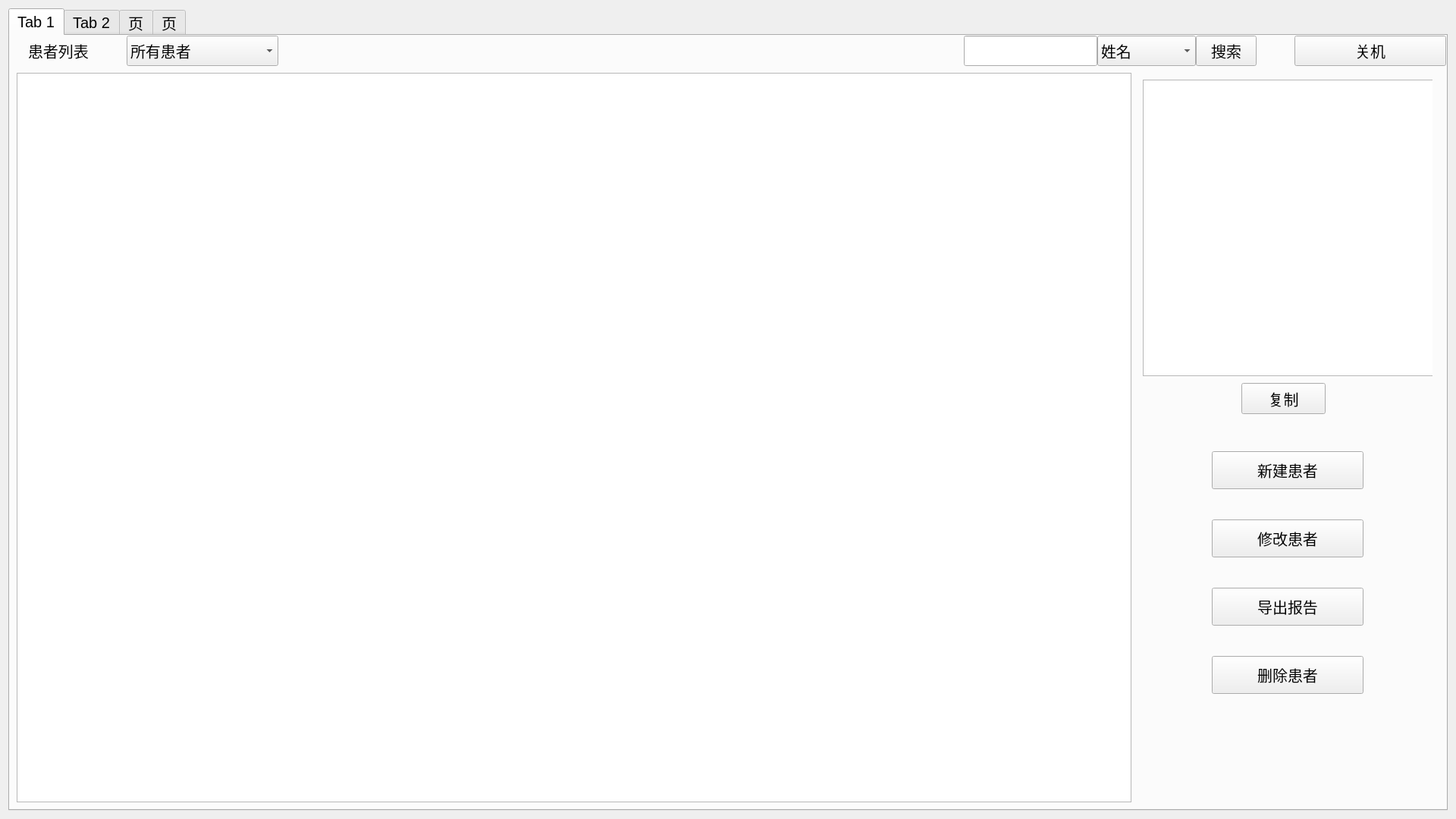
<?xml version="1.0" encoding="UTF-8"?>
<ui version="4.0">
 <class>JPACS</class>
 <widget class="qMRMLWidget" name="JPACS">
  <property name="geometry">
   <rect>
    <x>0</x>
    <y>0</y>
    <width>1920</width>
    <height>1080</height>
   </rect>
  </property>
  <property name="styleSheet">
   <string notr="true">font:20px;</string>
  </property>
  <layout class="QVBoxLayout" name="verticalLayout">
   <property name="spacing">
    <number>24</number>
   </property>
   <item>
    <widget class="QTabWidget" name="tabWidget">
     <property name="currentIndex">
      <number>0</number>
     </property>
     <widget class="QWidget" name="tab">
      <attribute name="title">
       <string>Tab 1</string>
      </attribute>
      <layout class="QVBoxLayout" name="verticalLayout_2">
       <property name="spacing">
        <number>0</number>
       </property>
       <property name="leftMargin">
        <number>0</number>
       </property>
       <property name="topMargin">
        <number>0</number>
       </property>
       <property name="rightMargin">
        <number>0</number>
       </property>
       <property name="bottomMargin">
        <number>0</number>
       </property>
       <item>
        <layout class="QHBoxLayout" name="horizontalLayout_3">
         <property name="spacing">
          <number>50</number>
         </property>
         <property name="leftMargin">
          <number>24</number>
         </property>
         <item>
          <widget class="QLabel" name="label_12">
           <property name="text">
            <string>患者列表</string>
           </property>
          </widget>
         </item>
         <item>
          <widget class="QComboBox" name="cmbSelectType">
           <property name="minimumSize">
            <size>
             <width>200</width>
             <height>40</height>
            </size>
           </property>
           <property name="maximumSize">
            <size>
             <width>200</width>
             <height>40</height>
            </size>
           </property>
           <item>
            <property name="text">
             <string>所有患者</string>
            </property>
           </item>
           <item>
            <property name="text">
             <string>未治疗患者</string>
            </property>
           </item>
           <item>
            <property name="text">
             <string>已治疗患者</string>
            </property>
           </item>
          </widget>
         </item>
         <item>
          <spacer name="horizontalSpacer">
           <property name="orientation">
            <enum>Qt::Horizontal</enum>
           </property>
           <property name="sizeHint" stdset="0">
            <size>
             <width>40</width>
             <height>20</height>
            </size>
           </property>
          </spacer>
         </item>
         <item>
          <layout class="QHBoxLayout" name="horizontalLayout">
           <property name="spacing">
            <number>0</number>
           </property>
           <property name="leftMargin">
            <number>0</number>
           </property>
           <item>
            <widget class="qCustomLineEdit" name="lbl_search_info">
             <property name="sizePolicy">
              <sizepolicy hsizetype="Fixed" vsizetype="Fixed">
               <horstretch>0</horstretch>
               <verstretch>0</verstretch>
              </sizepolicy>
             </property>
             <property name="minimumSize">
              <size>
               <width>168</width>
               <height>40</height>
              </size>
             </property>
            </widget>
           </item>
           <item>
            <widget class="QComboBox" name="cmb_search_type">
             <property name="sizePolicy">
              <sizepolicy hsizetype="Fixed" vsizetype="Fixed">
               <horstretch>0</horstretch>
               <verstretch>0</verstretch>
              </sizepolicy>
             </property>
             <property name="minimumSize">
              <size>
               <width>130</width>
               <height>40</height>
              </size>
             </property>
             <item>
              <property name="text">
               <string>姓名</string>
              </property>
             </item>
             <item>
              <property name="text">
               <string>模糊搜索</string>
              </property>
             </item>
            </widget>
           </item>
           <item>
            <widget class="QPushButton" name="btn_search">
             <property name="sizePolicy">
              <sizepolicy hsizetype="Fixed" vsizetype="Fixed">
               <horstretch>0</horstretch>
               <verstretch>0</verstretch>
              </sizepolicy>
             </property>
             <property name="minimumSize">
              <size>
               <width>48</width>
               <height>40</height>
              </size>
             </property>
             <property name="text">
              <string>搜索</string>
             </property>
            </widget>
           </item>
          </layout>
         </item>
         <item>
          <widget class="QToolButton" name="btn_shutdown">
           <property name="minimumSize">
            <size>
             <width>200</width>
             <height>40</height>
            </size>
           </property>
           <property name="maximumSize">
            <size>
             <width>200</width>
             <height>40</height>
            </size>
           </property>
           <property name="text">
            <string>关机</string>
           </property>
          </widget>
         </item>
        </layout>
       </item>
       <item>
        <widget class="QWidget" name="widget" native="true">
         <property name="minimumSize">
          <size>
           <width>0</width>
           <height>300</height>
          </size>
         </property>
         <layout class="QHBoxLayout" name="horizontalLayout_2">
          <item>
           <widget class="QTableWidget" name="table_patient">
            <property name="selectionBehavior">
             <enum>QAbstractItemView::SelectRows</enum>
            </property>
           </widget>
          </item>
          <item>
           <widget class="QWidget" name="widget_2" native="true">
            <property name="minimumSize">
             <size>
              <width>400</width>
              <height>0</height>
             </size>
            </property>
            <property name="maximumSize">
             <size>
              <width>400</width>
              <height>16777215</height>
             </size>
            </property>
            <layout class="QVBoxLayout" name="verticalLayout_3">
             <property name="spacing">
              <number>40</number>
             </property>
             <item>
              <widget class="QWidget" name="widgetInfo" native="true">
               <property name="minimumSize">
                <size>
                 <width>0</width>
                 <height>450</height>
                </size>
               </property>
               <property name="maximumSize">
                <size>
                 <width>16777215</width>
                 <height>450</height>
                </size>
               </property>
               <widget class="QPushButton" name="btnCopy">
                <property name="geometry">
                 <rect>
                  <x>130</x>
                  <y>400</y>
                  <width>111</width>
                  <height>41</height>
                 </rect>
                </property>
                <property name="text">
                 <string>复制</string>
                </property>
               </widget>
               <widget class="QPlainTextEdit" name="lblInfo">
                <property name="geometry">
                 <rect>
                  <x>0</x>
                  <y>0</y>
                  <width>391</width>
                  <height>391</height>
                 </rect>
                </property>
               </widget>
              </widget>
             </item>
             <item>
              <widget class="QWidget" name="widgetChange" native="true">
               <property name="minimumSize">
                <size>
                 <width>300</width>
                 <height>50</height>
                </size>
               </property>
               <property name="maximumSize">
                <size>
                 <width>16777215</width>
                 <height>50</height>
                </size>
               </property>
               <layout class="QHBoxLayout" name="horizontalLayout_5">
                <property name="spacing">
                 <number>0</number>
                </property>
                <property name="leftMargin">
                 <number>50</number>
                </property>
                <property name="topMargin">
                 <number>0</number>
                </property>
                <property name="rightMargin">
                 <number>50</number>
                </property>
                <property name="bottomMargin">
                 <number>0</number>
                </property>
                <item>
                 <spacer name="horizontalSpacer_3">
                  <property name="orientation">
                   <enum>Qt::Horizontal</enum>
                  </property>
                  <property name="sizeHint" stdset="0">
                   <size>
                    <width>40</width>
                    <height>20</height>
                   </size>
                  </property>
                 </spacer>
                </item>
                <item>
                 <widget class="QPushButton" name="btn_new">
                  <property name="minimumSize">
                   <size>
                    <width>200</width>
                    <height>50</height>
                   </size>
                  </property>
                  <property name="maximumSize">
                   <size>
                    <width>200</width>
                    <height>16777215</height>
                   </size>
                  </property>
                  <property name="text">
                   <string>新建患者</string>
                  </property>
                 </widget>
                </item>
                <item>
                 <spacer name="horizontalSpacer_6">
                  <property name="orientation">
                   <enum>Qt::Horizontal</enum>
                  </property>
                  <property name="sizeHint" stdset="0">
                   <size>
                    <width>40</width>
                    <height>20</height>
                   </size>
                  </property>
                 </spacer>
                </item>
               </layout>
              </widget>
             </item>
             <item>
              <widget class="QWidget" name="widgetChange_2" native="true">
               <property name="minimumSize">
                <size>
                 <width>300</width>
                 <height>50</height>
                </size>
               </property>
               <property name="maximumSize">
                <size>
                 <width>16777215</width>
                 <height>50</height>
                </size>
               </property>
               <layout class="QHBoxLayout" name="horizontalLayout_6">
                <property name="spacing">
                 <number>0</number>
                </property>
                <property name="leftMargin">
                 <number>50</number>
                </property>
                <property name="topMargin">
                 <number>0</number>
                </property>
                <property name="rightMargin">
                 <number>50</number>
                </property>
                <property name="bottomMargin">
                 <number>0</number>
                </property>
                <item>
                 <spacer name="horizontalSpacer_7">
                  <property name="orientation">
                   <enum>Qt::Horizontal</enum>
                  </property>
                  <property name="sizeHint" stdset="0">
                   <size>
                    <width>40</width>
                    <height>20</height>
                   </size>
                  </property>
                 </spacer>
                </item>
                <item>
                 <widget class="QPushButton" name="btn_modify">
                  <property name="minimumSize">
                   <size>
                    <width>200</width>
                    <height>50</height>
                   </size>
                  </property>
                  <property name="maximumSize">
                   <size>
                    <width>200</width>
                    <height>16777215</height>
                   </size>
                  </property>
                  <property name="text">
                   <string>修改患者</string>
                  </property>
                 </widget>
                </item>
                <item>
                 <spacer name="horizontalSpacer_8">
                  <property name="orientation">
                   <enum>Qt::Horizontal</enum>
                  </property>
                  <property name="sizeHint" stdset="0">
                   <size>
                    <width>40</width>
                    <height>20</height>
                   </size>
                  </property>
                 </spacer>
                </item>
               </layout>
              </widget>
             </item>
             <item>
              <widget class="QWidget" name="widgetChange_3" native="true">
               <property name="minimumSize">
                <size>
                 <width>300</width>
                 <height>50</height>
                </size>
               </property>
               <property name="maximumSize">
                <size>
                 <width>16777215</width>
                 <height>50</height>
                </size>
               </property>
               <layout class="QHBoxLayout" name="horizontalLayout_7">
                <property name="spacing">
                 <number>0</number>
                </property>
                <property name="leftMargin">
                 <number>50</number>
                </property>
                <property name="topMargin">
                 <number>0</number>
                </property>
                <property name="rightMargin">
                 <number>50</number>
                </property>
                <property name="bottomMargin">
                 <number>0</number>
                </property>
                <item>
                 <spacer name="horizontalSpacer_9">
                  <property name="orientation">
                   <enum>Qt::Horizontal</enum>
                  </property>
                  <property name="sizeHint" stdset="0">
                   <size>
                    <width>40</width>
                    <height>20</height>
                   </size>
                  </property>
                 </spacer>
                </item>
                <item>
                 <widget class="QPushButton" name="btn_export">
                  <property name="minimumSize">
                   <size>
                    <width>200</width>
                    <height>50</height>
                   </size>
                  </property>
                  <property name="text">
                   <string>导出报告</string>
                  </property>
                 </widget>
                </item>
                <item>
                 <spacer name="horizontalSpacer_10">
                  <property name="orientation">
                   <enum>Qt::Horizontal</enum>
                  </property>
                  <property name="sizeHint" stdset="0">
                   <size>
                    <width>40</width>
                    <height>20</height>
                   </size>
                  </property>
                 </spacer>
                </item>
               </layout>
              </widget>
             </item>
             <item>
              <widget class="QWidget" name="widgetChange_4" native="true">
               <property name="minimumSize">
                <size>
                 <width>300</width>
                 <height>50</height>
                </size>
               </property>
               <property name="maximumSize">
                <size>
                 <width>16777215</width>
                 <height>50</height>
                </size>
               </property>
               <layout class="QHBoxLayout" name="horizontalLayout_8">
                <property name="spacing">
                 <number>0</number>
                </property>
                <property name="leftMargin">
                 <number>50</number>
                </property>
                <property name="topMargin">
                 <number>0</number>
                </property>
                <property name="rightMargin">
                 <number>50</number>
                </property>
                <property name="bottomMargin">
                 <number>0</number>
                </property>
                <item>
                 <spacer name="horizontalSpacer_11">
                  <property name="orientation">
                   <enum>Qt::Horizontal</enum>
                  </property>
                  <property name="sizeHint" stdset="0">
                   <size>
                    <width>40</width>
                    <height>20</height>
                   </size>
                  </property>
                 </spacer>
                </item>
                <item>
                 <widget class="QPushButton" name="btn_delete">
                  <property name="minimumSize">
                   <size>
                    <width>200</width>
                    <height>50</height>
                   </size>
                  </property>
                  <property name="maximumSize">
                   <size>
                    <width>200</width>
                    <height>16777215</height>
                   </size>
                  </property>
                  <property name="text">
                   <string>删除患者</string>
                  </property>
                 </widget>
                </item>
                <item>
                 <spacer name="horizontalSpacer_12">
                  <property name="orientation">
                   <enum>Qt::Horizontal</enum>
                  </property>
                  <property name="sizeHint" stdset="0">
                   <size>
                    <width>40</width>
                    <height>20</height>
                   </size>
                  </property>
                 </spacer>
                </item>
               </layout>
              </widget>
             </item>
             <item>
              <spacer name="verticalSpacer_3">
               <property name="orientation">
                <enum>Qt::Vertical</enum>
               </property>
               <property name="sizeHint" stdset="0">
                <size>
                 <width>20</width>
                 <height>40</height>
                </size>
               </property>
              </spacer>
             </item>
            </layout>
           </widget>
          </item>
         </layout>
        </widget>
       </item>
      </layout>
     </widget>
     <widget class="QWidget" name="tab_2">
      <attribute name="title">
       <string>Tab 2</string>
      </attribute>
      <layout class="QVBoxLayout" name="verticalLayout_4">
       <item>
        <layout class="QHBoxLayout" name="horizontalLayout_4">
         <property name="leftMargin">
          <number>0</number>
         </property>
         <property name="rightMargin">
          <number>0</number>
         </property>
         <item>
          <spacer name="horizontalSpacer_4">
           <property name="orientation">
            <enum>Qt::Horizontal</enum>
           </property>
           <property name="sizeHint" stdset="0">
            <size>
             <width>40</width>
             <height>20</height>
            </size>
           </property>
          </spacer>
         </item>
         <item>
          <layout class="QGridLayout" name="gridLayout">
           <property name="spacing">
            <number>12</number>
           </property>
           <item row="6" column="0">
            <widget class="QLabel" name="label_2">
             <property name="minimumSize">
              <size>
               <width>100</width>
               <height>40</height>
              </size>
             </property>
             <property name="text">
              <string>治疗位置:</string>
             </property>
            </widget>
           </item>
           <item row="1" column="6">
            <widget class="QLabel" name="label_9">
             <property name="text">
              <string>出生年月:</string>
             </property>
            </widget>
           </item>
           <item row="3" column="2">
            <widget class="QComboBox" name="cmb_gender">
             <property name="minimumSize">
              <size>
               <width>300</width>
               <height>40</height>
              </size>
             </property>
            </widget>
           </item>
           <item row="4" column="2">
            <widget class="qCustomLineEdit" name="lbl_id">
             <property name="minimumSize">
              <size>
               <width>300</width>
               <height>40</height>
              </size>
             </property>
             <property name="maxLength">
              <number>20</number>
             </property>
            </widget>
           </item>
           <item row="3" column="8">
            <widget class="qCustomLineEdit" name="lbl_age">
             <property name="minimumSize">
              <size>
               <width>300</width>
               <height>40</height>
              </size>
             </property>
             <property name="text">
              <string>asd</string>
             </property>
             <property name="maxLength">
              <number>3</number>
             </property>
            </widget>
           </item>
           <item row="3" column="0">
            <widget class="QLabel" name="label">
             <property name="minimumSize">
              <size>
               <width>100</width>
               <height>40</height>
              </size>
             </property>
             <property name="text">
              <string>患者性别:</string>
             </property>
            </widget>
           </item>
           <item row="7" column="6">
            <widget class="QLabel" name="label_8">
             <property name="text">
              <string>备注:</string>
             </property>
            </widget>
           </item>
           <item row="6" column="6">
            <widget class="QLabel" name="label_7">
             <property name="minimumSize">
              <size>
               <width>100</width>
               <height>40</height>
              </size>
             </property>
             <property name="text">
              <string>临床分类:</string>
             </property>
            </widget>
           </item>
           <item row="1" column="0">
            <widget class="QLabel" name="label_4">
             <property name="minimumSize">
              <size>
               <width>100</width>
               <height>40</height>
              </size>
             </property>
             <property name="text">
              <string>患者姓名:</string>
             </property>
            </widget>
           </item>
           <item row="1" column="2">
            <widget class="qCustomLineEdit" name="lbl_name">
             <property name="minimumSize">
              <size>
               <width>300</width>
               <height>40</height>
              </size>
             </property>
             <property name="maxLength">
              <number>20</number>
             </property>
            </widget>
           </item>
           <item row="3" column="6">
            <widget class="QLabel" name="label_5">
             <property name="minimumSize">
              <size>
               <width>100</width>
               <height>40</height>
              </size>
             </property>
             <property name="text">
              <string>患者年龄:</string>
             </property>
            </widget>
           </item>
           <item row="9" column="5">
            <widget class="QPushButton" name="btn_save">
             <property name="minimumSize">
              <size>
               <width>0</width>
               <height>40</height>
              </size>
             </property>
             <property name="text">
              <string>保存</string>
             </property>
            </widget>
           </item>
           <item row="4" column="0">
            <widget class="QLabel" name="label_6">
             <property name="minimumSize">
              <size>
               <width>100</width>
               <height>40</height>
              </size>
             </property>
             <property name="text">
              <string>患者ID:</string>
             </property>
            </widget>
           </item>
           <item row="6" column="8">
            <widget class="QComboBox" name="cmb_degree">
             <property name="minimumSize">
              <size>
               <width>0</width>
               <height>40</height>
              </size>
             </property>
            </widget>
           </item>
           <item row="8" column="5">
            <spacer name="verticalSpacer_2">
             <property name="orientation">
              <enum>Qt::Vertical</enum>
             </property>
             <property name="sizeHint" stdset="0">
              <size>
               <width>20</width>
               <height>100</height>
              </size>
             </property>
            </spacer>
           </item>
           <item row="0" column="0" colspan="3">
            <widget class="QLabel" name="label_11">
             <property name="sizePolicy">
              <sizepolicy hsizetype="Ignored" vsizetype="Preferred">
               <horstretch>0</horstretch>
               <verstretch>0</verstretch>
              </sizepolicy>
             </property>
             <property name="minimumSize">
              <size>
               <width>0</width>
               <height>50</height>
              </size>
             </property>
             <property name="styleSheet">
              <string notr="true">font:22px;</string>
             </property>
             <property name="text">
              <string>基本信息</string>
             </property>
            </widget>
           </item>
           <item row="7" column="2">
            <widget class="QCheckBox" name="ckb_ulcer">
             <property name="minimumSize">
              <size>
               <width>0</width>
               <height>40</height>
              </size>
             </property>
             <property name="text">
              <string>复发</string>
             </property>
            </widget>
           </item>
           <item row="9" column="3">
            <widget class="QPushButton" name="btn_return">
             <property name="minimumSize">
              <size>
               <width>0</width>
               <height>40</height>
              </size>
             </property>
             <property name="text">
              <string>返回</string>
             </property>
            </widget>
           </item>
           <item row="6" column="2">
            <widget class="QComboBox" name="cmb_type">
             <property name="minimumSize">
              <size>
               <width>0</width>
               <height>40</height>
              </size>
             </property>
            </widget>
           </item>
           <item row="7" column="8">
            <widget class="qCustomLineEdit" name="lbl_note">
             <property name="minimumSize">
              <size>
               <width>300</width>
               <height>40</height>
              </size>
             </property>
            </widget>
           </item>
           <item row="7" column="0">
            <widget class="QLabel" name="label_3">
             <property name="minimumSize">
              <size>
               <width>100</width>
               <height>40</height>
              </size>
             </property>
             <property name="text">
              <string>是否复发:</string>
             </property>
            </widget>
           </item>
           <item row="5" column="0" colspan="3">
            <widget class="QLabel" name="label_10">
             <property name="sizePolicy">
              <sizepolicy hsizetype="Ignored" vsizetype="Preferred">
               <horstretch>0</horstretch>
               <verstretch>0</verstretch>
              </sizepolicy>
             </property>
             <property name="minimumSize">
              <size>
               <width>0</width>
               <height>50</height>
              </size>
             </property>
             <property name="styleSheet">
              <string notr="true">font:22px;</string>
             </property>
             <property name="text">
              <string>治疗信息</string>
             </property>
            </widget>
           </item>
           <item row="1" column="8">
            <widget class="QDateEdit" name="birthday">
             <property name="minimumSize">
              <size>
               <width>0</width>
               <height>40</height>
              </size>
             </property>
             <property name="calendarPopup">
              <bool>true</bool>
             </property>
            </widget>
           </item>
          </layout>
         </item>
         <item>
          <spacer name="horizontalSpacer_5">
           <property name="orientation">
            <enum>Qt::Horizontal</enum>
           </property>
           <property name="sizeHint" stdset="0">
            <size>
             <width>40</width>
             <height>20</height>
            </size>
           </property>
          </spacer>
         </item>
        </layout>
       </item>
       <item>
        <spacer name="verticalSpacer">
         <property name="orientation">
          <enum>Qt::Vertical</enum>
         </property>
         <property name="sizeHint" stdset="0">
          <size>
           <width>20</width>
           <height>497</height>
          </size>
         </property>
        </spacer>
       </item>
      </layout>
     </widget>
     <widget class="QWidget" name="tab_3">
      <attribute name="title">
       <string>页</string>
      </attribute>
      <layout class="QVBoxLayout" name="verticalLayout_5">
       <item>
        <layout class="QHBoxLayout" name="horizontalLayout_9">
         <property name="spacing">
          <number>50</number>
         </property>
         <property name="leftMargin">
          <number>24</number>
         </property>
         <item>
          <widget class="QLabel" name="label_13">
           <property name="text">
            <string>患者历史治疗信息</string>
           </property>
          </widget>
         </item>
         <item>
          <spacer name="horizontalSpacer_2">
           <property name="orientation">
            <enum>Qt::Horizontal</enum>
           </property>
           <property name="sizeHint" stdset="0">
            <size>
             <width>40</width>
             <height>20</height>
            </size>
           </property>
          </spacer>
         </item>
         <item>
          <widget class="QToolButton" name="btn_back">
           <property name="minimumSize">
            <size>
             <width>200</width>
             <height>40</height>
            </size>
           </property>
           <property name="maximumSize">
            <size>
             <width>200</width>
             <height>40</height>
            </size>
           </property>
           <property name="text">
            <string>返回</string>
           </property>
          </widget>
         </item>
        </layout>
       </item>
       <item>
        <widget class="QWidget" name="widget_3" native="true">
         <layout class="QHBoxLayout" name="horizontalLayout_10">
          <item>
           <widget class="QListWidget" name="listWidget"/>
          </item>
          <item>
           <widget class="QWidget" name="widget_4" native="true">
            <property name="minimumSize">
             <size>
              <width>400</width>
              <height>0</height>
             </size>
            </property>
            <property name="maximumSize">
             <size>
              <width>400</width>
              <height>16777215</height>
             </size>
            </property>
           </widget>
          </item>
         </layout>
        </widget>
       </item>
      </layout>
     </widget>
     <widget class="QWidget" name="tab_4">
      <attribute name="title">
       <string>页</string>
      </attribute>
      <layout class="QVBoxLayout" name="verticalLayout_6">
       <item>
        <layout class="QHBoxLayout" name="horizontalLayout_11">
         <property name="spacing">
          <number>50</number>
         </property>
         <property name="leftMargin">
          <number>24</number>
         </property>
         <item>
          <widget class="QLabel" name="label_14">
           <property name="text">
            <string>患者历史治疗信息</string>
           </property>
          </widget>
         </item>
         <item>
          <spacer name="horizontalSpacer_13">
           <property name="orientation">
            <enum>Qt::Horizontal</enum>
           </property>
           <property name="sizeHint" stdset="0">
            <size>
             <width>40</width>
             <height>20</height>
            </size>
           </property>
          </spacer>
         </item>
         <item>
          <widget class="QToolButton" name="btn_back2">
           <property name="minimumSize">
            <size>
             <width>200</width>
             <height>40</height>
            </size>
           </property>
           <property name="maximumSize">
            <size>
             <width>200</width>
             <height>40</height>
            </size>
           </property>
           <property name="text">
            <string>返回</string>
           </property>
          </widget>
         </item>
        </layout>
       </item>
       <item>
        <widget class="QLabel" name="lbl_segment_des">
         <property name="minimumSize">
          <size>
           <width>0</width>
           <height>50</height>
          </size>
         </property>
         <property name="text">
          <string/>
         </property>
        </widget>
       </item>
       <item>
        <widget class="QWidget" name="widget_5" native="true">
         <layout class="QHBoxLayout" name="horizontalLayout_12">
          <item>
           <widget class="QListWidget" name="imageList">
            <property name="flow">
             <enum>QListView::LeftToRight</enum>
            </property>
           </widget>
          </item>
          <item>
           <widget class="QWidget" name="widget_6" native="true">
            <property name="minimumSize">
             <size>
              <width>300</width>
              <height>0</height>
             </size>
            </property>
            <property name="maximumSize">
             <size>
              <width>300</width>
              <height>16777215</height>
             </size>
            </property>
            <layout class="QVBoxLayout" name="verticalLayout_7">
             <item>
              <widget class="QLabel" name="lbl_segment_info">
               <property name="text">
                <string/>
               </property>
               <property name="alignment">
                <set>Qt::AlignLeading|Qt::AlignLeft|Qt::AlignTop</set>
               </property>
              </widget>
             </item>
            </layout>
           </widget>
          </item>
         </layout>
        </widget>
       </item>
      </layout>
     </widget>
    </widget>
   </item>
  </layout>
 </widget>
 <customwidgets>
  <customwidget>
   <class>qMRMLWidget</class>
   <extends>QWidget</extends>
   <header>qMRMLWidget.h</header>
   <container>1</container>
  </customwidget>
  <customwidget>
   <class>qCustomLineEdit</class>
   <extends>QLineEdit</extends>
   <header>qcustomlineedit.h</header>
  </customwidget>
 </customwidgets>
 <resources/>
 <connections/>
</ui>
